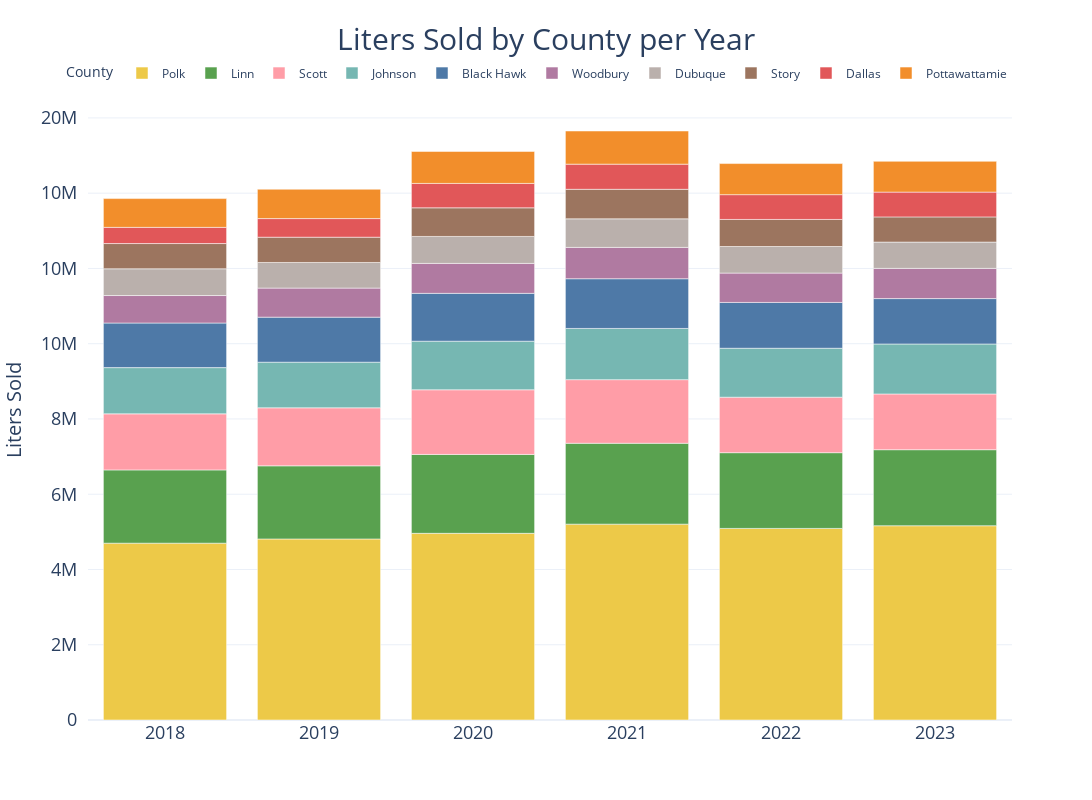

Notebook code cell kept with this figure:
### Code cell
# Convert DataFrame to long format
df_long = pivot_table_df.reset_index().melt(id_vars='year', var_name='County', value_name='Liters Sold')

# Create the stacked bar chart
fig = px.bar(
    df_long,
    x='year',  
    y='Liters Sold',
    color='County',  # stack by 'County'
    title='Liters Sold by County per Year',
    labels={'index': 'Year ', 'county': 'County '}, 
    template='plotly_white',
    color_discrete_map = county_colors
)

# Update layout 
fig.update_layout(
    xaxis = dict(
        title = None,
        title_font = dict(size = 20),
        tickfont=dict(size=18),
    ),
    
    yaxis = dict(
        title='Liters Sold',
        title_font = dict(size = 20),
        tickfont=dict(size=18),
        ticksuffix = '  ',
        tickformat= ".0s" # No decimal places, use SI notation
    ),

    legend=dict(
        orientation="h",
        yanchor="bottom",
        y=1.02,
        xanchor="right",
        x=1
    ),
        title=dict(
        text = "Liters Sold by County per Year",
        font = dict(size = 30),
        x = .5,
        xanchor = 'center'),
    width = 1100,
    height = 800
)

fig.show()

### Figure 1 — Plotly figure (JSON) as saved in the notebook; plotly's stock layout.template omitted (floating-point values rounded to 4 significant figures)
{"data": [{"alignmentgroup": "True", "hovertemplate": "County=Polk<br>year=%{x}<br>Liters Sold=%{y}<extra></extra>", "legendgroup": "Polk", "marker": {"color": "#edc948", "pattern": {"shape": ""}}, "name": "Polk", "offsetgroup": "Polk", "orientation": "v", "showlegend": true, "textposition": "auto", "type": "bar", "x": ["2018", "2019", "2020", "2021", "2022", "2023"], "xaxis": "x", "y": [4699000.0, 4811000.0, 4961000.0, 5205000.0, 5091000.0, 5163000.0], "yaxis": "y"}, {"alignmentgroup": "True", "hovertemplate": "County=Linn<br>year=%{x}<br>Liters Sold=%{y}<extra></extra>", "legendgroup": "Linn", "marker": {"color": "#59a14f", "pattern": {"shape": ""}}, "name": "Linn", "offsetgroup": "Linn", "orientation": "v", "showlegend": true, "textposition": "auto", "type": "bar", "x": ["2018", "2019", "2020", "2021", "2022", "2023"], "xaxis": "x", "y": [1946000.0, 1943000.0, 2096000.0, 2149000.0, 2012000.0, 2020000.0], "yaxis": "y"}, {"alignmentgroup": "True", "hovertemplate": "County=Scott<br>year=%{x}<br>Liters Sold=%{y}<extra></extra>", "legendgroup": "Scott", "marker": {"color": "#ff9da7", "pattern": {"shape": ""}}, "name": "Scott", "offsetgroup": "Scott", "orientation": "v", "showlegend": true, "textposition": "auto", "type": "bar", "x": ["2018", "2019", "2020", "2021", "2022", "2023"], "xaxis": "x", "y": [1490000.0, 1542000.0, 1718000.0, 1691000.0, 1474000.0, 1481000.0], "yaxis": "y"}, {"alignmentgroup": "True", "hovertemplate": "County=Johnson<br>year=%{x}<br>Liters Sold=%{y}<extra></extra>", "legendgroup": "Johnson", "marker": {"color": "#76b7b2", "pattern": {"shape": ""}}, "name": "Johnson", "offsetgroup": "Johnson", "orientation": "v", "showlegend": true, "textposition": "auto", "type": "bar", "x": ["2018", "2019", "2020", "2021", "2022", "2023"], "xaxis": "x", "y": [1229000.0, 1212000.0, 1291000.0, 1361000.0, 1301000.0, 1328000.0], "yaxis": "y"}, {"alignmentgroup": "True", "hovertemplate": "County=Black Hawk<br>year=%{x}<br>Liters Sold=%{y}<extra></extra>", "legendgroup": "Black Hawk", "marker": {"color": "#4e79a7", "pattern": {"shape": ""}}, "name": "Black Hawk", "offsetgroup": "Black Hawk", "orientation": "v", "showlegend": true, "textposition": "auto", "type": "bar", "x": ["2018", "2019", "2020", "2021", "2022", "2023"], "xaxis": "x", "y": [1185000.0, 1196000.0, 1272000.0, 1321000.0, 1217000.0, 1206000.0], "yaxis": "y"}, {"alignmentgroup": "True", "hovertemplate": "County=Woodbury<br>year=%{x}<br>Liters Sold=%{y}<extra></extra>", "legendgroup": "Woodbury", "marker": {"color": "#b07aa1", "pattern": {"shape": ""}}, "name": "Woodbury", "offsetgroup": "Woodbury", "orientation": "v", "showlegend": true, "textposition": "auto", "type": "bar", "x": ["2018", "2019", "2020", "2021", "2022", "2023"], "xaxis": "x", "y": [731000.0, 772700.0, 795800.0, 832600.0, 779900.0, 802500.0], "yaxis": "y"}, {"alignmentgroup": "True", "hovertemplate": "County=Dubuque<br>year=%{x}<br>Liters Sold=%{y}<extra></extra>", "legendgroup": "Dubuque", "marker": {"color": "#bab0ac", "pattern": {"shape": ""}}, "name": "Dubuque", "offsetgroup": "Dubuque", "orientation": "v", "showlegend": true, "textposition": "auto", "type": "bar", "x": ["2018", "2019", "2020", "2021", "2022", "2023"], "xaxis": "x", "y": [710400.0, 681100.0, 716500.0, 759200.0, 706100.0, 699600.0], "yaxis": "y"}, {"alignmentgroup": "True", "hovertemplate": "County=Story<br>year=%{x}<br>Liters Sold=%{y}<extra></extra>", "legendgroup": "Story", "marker": {"color": "#9c755f", "pattern": {"shape": ""}}, "name": "Story", "offsetgroup": "Story", "orientation": "v", "showlegend": true, "textposition": "auto", "type": "bar", "x": ["2018", "2019", "2020", "2021", "2022", "2023"], "xaxis": "x", "y": [670700.0, 671800.0, 761100.0, 784300.0, 719500.0, 668400.0], "yaxis": "y"}, {"alignmentgroup": "True", "hovertemplate": "County=Dallas<br>year=%{x}<br>Liters Sold=%{y}<extra></extra>", "legendgroup": "Dallas", "marker": {"color": "#e15759", "pattern": {"shape": ""}}, "name": "Dallas", "offsetgroup": "Dallas", "orientation": "v", "showlegend": true, "textposition": "auto", "type": "bar", "x": ["2018", "2019", "2020", "2021", "2022", "2023"], "xaxis": "x", "y": [430200.0, 494200.0, 648200.0, 668600.0, 658800.0, 658800.0], "yaxis": "y"}, {"alignmentgroup": "True", "hovertemplate": "County=Pottawattamie<br>year=%{x}<br>Liters Sold=%{y}<extra></extra>", "legendgroup": "Pottawattamie", "marker": {"color": "#f28e2b", "pattern": {"shape": ""}}, "name": "Pottawattamie", "offsetgroup": "Pottawattamie", "orientation": "v", "showlegend": true, "textposition": "auto", "type": "bar", "x": ["2018", "2019", "2020", "2021", "2022", "2023"], "xaxis": "x", "y": [764400.0, 780400.0, 849100.0, 881000.0, 826100.0, 818500.0], "yaxis": "y"}], "layout": {"barmode": "relative", "height": 800, "legend": {"orientation": "h", "title": {"text": "County"}, "tracegroupgap": 0, "x": 1, "xanchor": "right", "y": 1.02, "yanchor": "bottom"}, "title": {"font": {"size": 30}, "text": "Liters Sold by County per Year", "x": 0.5, "xanchor": "center"}, "width": 1100, "xaxis": {"anchor": "y", "autorange": true, "domain": [0, 1], "range": [-0.5, 5.5], "tickfont": {"size": 18}, "title": {"font": {"size": 20}}, "type": "category"}, "yaxis": {"anchor": "x", "autorange": true, "domain": [0, 1], "range": [0, 16480000.0], "tickfont": {"size": 18}, "tickformat": ".0s", "ticksuffix": "  ", "title": {"font": {"size": 20}, "text": "Liters Sold"}, "type": "linear"}}}
